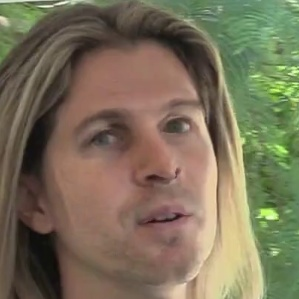
#> input picture sample_dataset/Fake/fake_aagfhgtpmv_frame00000.jpg, 299 x 299 px
$ python -i extract_faces.py   (imports and definitions only)
#> lines starting #> are read from the running program, lines starting #| are printed output that depends on the picture
#> further down, picture is the input picture: shape (299, 299, 3); mean B, G, R 89, 112.5, 122.3
import os
import argparse
import cv2
import numpy as np
from pathlib import Path

# Arguments
parser = argparse.ArgumentParser(description="Extract faces from videos into dataset folders")
# [13 lines not run here, left out]

#Face detector
cascade_path = cv2.data.haarcascades + "haarcascade_frontalface_default.xml"
face_cascade = cv2.CascadeClassifier(cascade_path)

# [5 lines not run here, left out]


def extract_face(frame, margin=0.3, output_size=299):
    """Detect largest face in frame and return cropped square. None if no face found."""
#> called with margin = 0.3, output_size = 299
    gray  = cv2.cvtColor(frame, cv2.COLOR_BGR2GRAY)
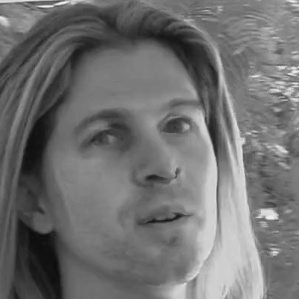
#> gray: shape (299, 299); min 12, max 247, mean 112.7
    faces = face_cascade.detectMultiScale(
        gray, scaleFactor=1.1, minNeighbors=5, minSize=(80, 80)
    )
#> faces = [[52, 55, 189, 189]]
    if len(faces) == 0:
        # Try with lower minNeighbors if nothing found
        faces = face_cascade.detectMultiScale(
            gray, scaleFactor=1.1, minNeighbors=3, minSize=(60, 60)
        )
    if len(faces) == 0:
        return None

    # Pick largest face by area
    x, y, w, h = sorted(faces, key=lambda f: f[2] * f[3], reverse=True)[0]
#> x = 52; y = 55; w = 189; h = 189

    fh, fw = frame.shape[:2]
#> fh = 299; fw = 299
    m      = int(max(w, h) * margin)
#> m = 56
    x1     = max(0, x - m)
#> x1 = 0
    y1     = max(0, y - m)
#> y1 = 0
    x2     = min(fw, x + w + m)
#> x2 = 297
    y2     = min(fh, y + h + m)
#> y2 = 299

    crop = frame[y1:y2, x1:x2]
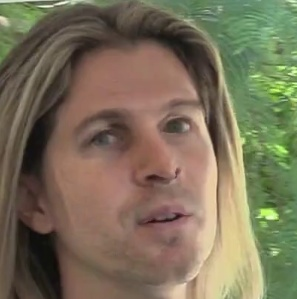
#> crop: shape (299, 297, 3); mean B, G, R 89, 112.2, 122.3
    if crop.size == 0:
        return None
    return cv2.resize(crop, (output_size, output_size))


def process_video(video_path, output_dir, label, frames_per_video, img_size, margin):

    cap = cv2.VideoCapture(str(video_path))
    if not cap.isOpened():
        print(f"  [WARN] Cannot open: {video_path}")
        return 0

    total = int(cap.get(cv2.CAP_PROP_FRAME_COUNT))
    if total == 0:
        cap.release()
        return 0


    indices = set(np.linspace(0, total - 1, frames_per_video, dtype=int).tolist())

    stem    = Path(video_path).stem
    saved   = 0
    frame_i = 0

    while True:
        ret, frame = cap.read()
        if not ret:
            break
        if frame_i in indices:
            face = extract_face(frame, margin=margin, output_size=img_size)
            if face is not None:
                fname = f"{label}_{stem}_frame{frame_i:05d}.jpg"
                cv2.imwrite(os.path.join(output_dir, fname), face)
                saved += 1
        frame_i += 1

    cap.release()
    return saved


VIDEO_EXTS  = {".mp4", ".avi", ".mov", ".mkv", ".webm"}
video_paths = []

# [16 lines not run here, left out]

total_saved = 0
# [12 lines not run here, left out]

>>> import cv2
>>> picture = cv2.imread('sample_dataset/Fake/fake_aagfhgtpmv_frame00000.jpg')
>>> result = extract_face(picture)

$ run again, on sample_dataset/Fake/fake_aagfhgtpmv_frame00031.jpg
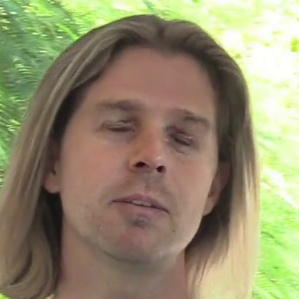
#> input picture sample_dataset/Fake/fake_aagfhgtpmv_frame00031.jpg, 299 x 299 px
#> picture is the input picture: shape (299, 299, 3); mean B, G, R 109.5, 139.9, 147.4
#> in extract_face, `gray  = cv2.cvtColor(frame, cv2.COLOR_BGR2GRAY)`:
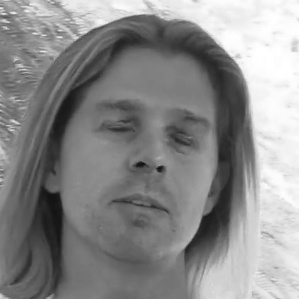
#> gray: shape (299, 299); min 15, max 255, mean 138.7
#> faces = [[57, 57, 185, 185]]
#> x = 57; w = 185
#> m = 55
#> x1 = 2
#> x2 = 297
#> in extract_face, `crop = frame[y1:y2, x1:x2]`:
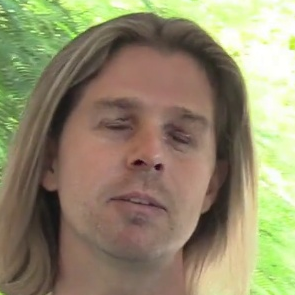
#> crop: shape (295, 295, 3); mean B, G, R 108.6, 138.3, 146.4

$ run again, on sample_dataset/Fake/fake_aagfhgtpmv_frame00047.jpg
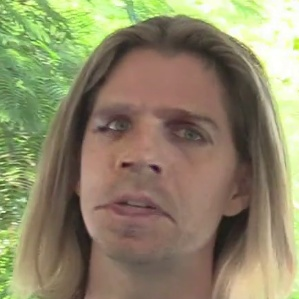
#> input picture sample_dataset/Fake/fake_aagfhgtpmv_frame00047.jpg, 299 x 299 px
#> picture is the input picture: shape (299, 299, 3); mean B, G, R 104.7, 135.1, 142
#> in extract_face, `gray  = cv2.cvtColor(frame, cv2.COLOR_BGR2GRAY)`:
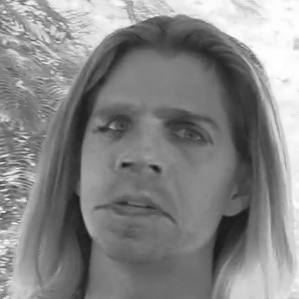
#> gray: shape (299, 299); min 24, max 255, mean 133.7
#> faces = [[53, 56, 189, 189]]
#> x = 53; y = 56; w = 189
#> m = 56
#> x1 = 0
#> x2 = 298
#> y2 = 299
